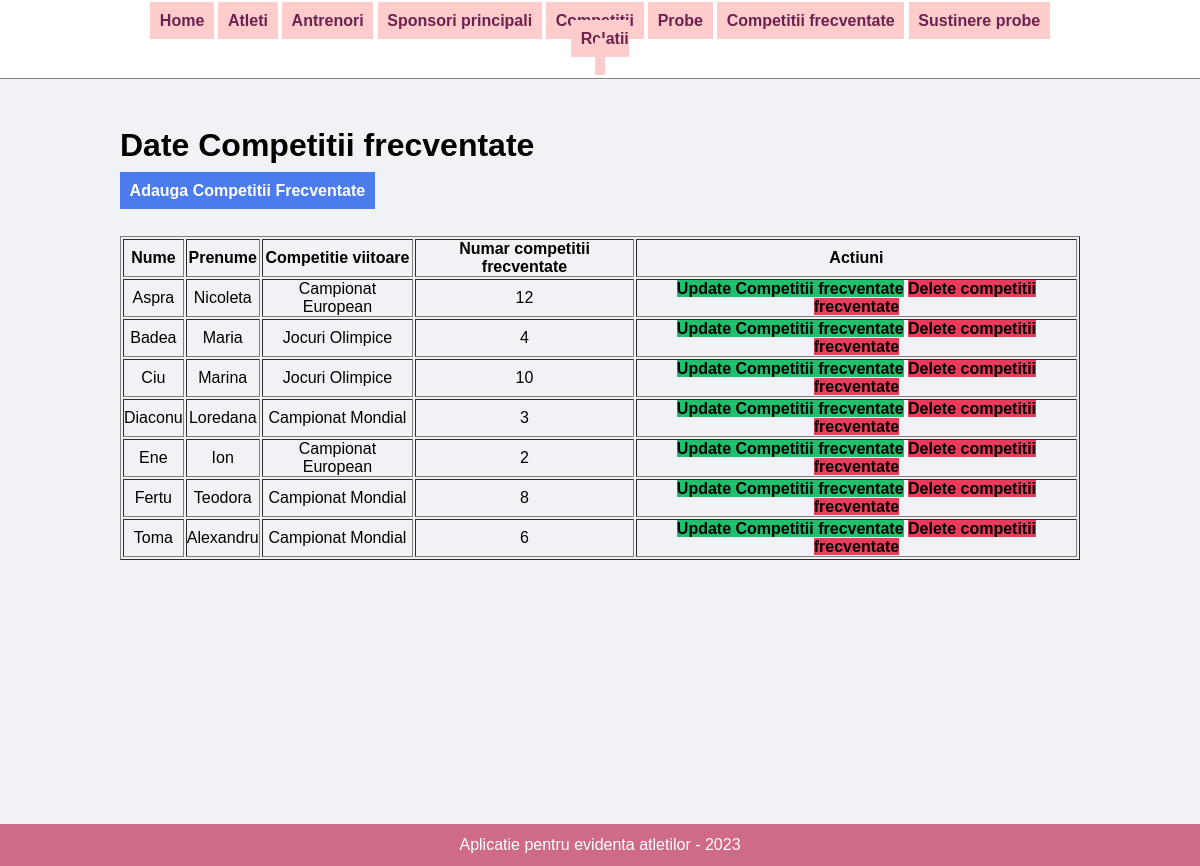
The app's page /competitii_frecventate.php with its own data.
### tables this page shows
CREATE TABLE `competitii_frecventate` (
  `AtletID` int(20) NOT NULL,
  `CompetitieID` int(20) NOT NULL,
  `Nr_competitii_frecventate` int(20) NOT NULL
);

CREATE TABLE `atleti` (
  `AtletID` int(20) NOT NULL,
  `ProbaID` int(20) NOT NULL,
  `SponsorID` int(20) NOT NULL,
  `Nume` varchar(50) NOT NULL,
  `Prenume` varchar(50) NOT NULL,
  `CNP` char(13) NOT NULL,
  `Data_nasterii` date NOT NULL,
  `Email` varchar(50) NOT NULL,
  `Telefon` varchar(20) DEFAULT NULL,
  `Strada` varchar(50) NOT NULL,
  `Numar` int(10) NOT NULL,
  `Oras` varchar(50) NOT NULL,
  `Judet` varchar(50) NOT NULL,
  `Club_sportiv` varchar(50) NOT NULL,
  `Sex` char(1) DEFAULT 'M'
);

CREATE TABLE `competitii` (
  `CompetitieID` int(20) NOT NULL,
  `Denumire` varchar(50) NOT NULL,
  `Data_competitie` date NOT NULL,
  `Taxa_participare` int(20) NOT NULL,
  `Oras` varchar(50) NOT NULL
);

### competitii_frecventate.php (the view, shortened to what this page needs)
<?php include('partials/meniu.php'); ?>
<div class="main-content">
    <div class="wrapper">
       <h1>Date Competitii frecventate</h1>
       <br />
<a href="insert_comp_frecv.php" class="btn-primary">Adauga Competitii Frecventate</a>
<br /> <br /> <br />
<?php
$query = "SELECT A.AtletID, C.CompetitieID, A.Nume, A.Prenume, C.Denumire, CF.Nr_competitii_frecventate
          FROM Competitii_frecventate CF INNER JOIN Atleti A ON (A.AtletID = CF.AtletID)
                                         INNER JOIN Competitii C ON (C.CompetitieID = CF.CompetitieID)
          GROUP BY A.Nume, A.Prenume, C.Denumire, CF.Nr_competitii_frecventate";
$result = mysqli_query($connection, $query);
$competitii_frecventate = [];
while($row = $result->fetch_assoc()) {
    $competitii_frecventate[] = $row;
}
?>
<table class="tbl-full", border = "1">
<tr>
<th>Nume</th>
<th>Prenume</th>
<th>Competitie viitoare</th>
<th>Numar competitii frecventate</th>
<th>Actiuni</th>
</tr>
<?php foreach ($competitii_frecventate as $comp_frecv):?>
<tr data-id="<?php echo $comp_frecv['AtletID']; ?>">
    <td><?php echo $comp_frecv['Nume']; ?></td>
    <td><?php echo $comp_frecv['Prenume']; ?></td>
    <td><?php echo $comp_frecv['Denumire']; ?></td>
    <td><?php echo $comp_frecv['Nr_competitii_frecventate']; ?></td>
    <td>
    <a href="<?php echo 'http://localhost/sport/'; ?>admin/update_comp_frecv.php?id=<?php echo $comp_frecv['AtletID']; ?>" class="btn-secondary">Update Competitii frecventate</a>
    <a href="<?php echo 'http://localhost/sport/'; ?>admin/delete_comp_frecv.php?id=<?php echo $comp_frecv['AtletID']; ?>" class="btn-danger">Delete competitii frecventate</a>
</td>
</tr>
<?php endforeach; ?>
</table>
<br /> <br /> <br />
<br /> <br /> <br />
<br /> <br /> <br />
<br /> <br /> <br />
</div>
</div>
<?php include('partials/footer.php'); ?>

### admin.css (style rules this page uses)
* { margin: 0; padding: 0; font-family:Verdana, Geneva, Tahoma, sans-serif; }
.wrapper { padding: 1%; width: 80%; margin: 0 auto; }
.tbl-full { width: 100%; text-align: center; }
.btn-primary { background-color: #4b7bec; padding: 1%; color: white; text-decoration: none; font-weight: bold; }
.btn-secondary { background-color: #20bf6b; color: black; text-decoration: none; font-weight: bold; }
.btn-danger { background-color: #eb3b5a; color: black; text-decoration: none; font-weight: bold; }
.main-content { background-color: #f1f2f6; padding: 3% 0; }

### records on screen
competitii_frecventate: AtletID.Nume "Aspra", AtletID.Prenume "Nicoleta", CompetitieID.Denumire "Campionat European", Nr_competitii_frecventate "12"
competitii_frecventate: AtletID.Nume "Badea", AtletID.Prenume "Maria", CompetitieID.Denumire "Jocuri Olimpice", Nr_competitii_frecventate "4"
competitii_frecventate: AtletID.Nume "Ciu", AtletID.Prenume "Marina", CompetitieID.Denumire "Jocuri Olimpice", Nr_competitii_frecventate "10"
competitii_frecventate: AtletID.Nume "Diaconu", AtletID.Prenume "Loredana", CompetitieID.Denumire "Campionat Mondial", Nr_competitii_frecventate "3"
competitii_frecventate: AtletID.Nume "Ene", AtletID.Prenume "Ion", CompetitieID.Denumire "Campionat European", Nr_competitii_frecventate "2"
competitii_frecventate: AtletID.Nume "Fertu", AtletID.Prenume "Teodora", CompetitieID.Denumire "Campionat Mondial", Nr_competitii_frecventate "8"
competitii_frecventate: AtletID.Nume "Toma", AtletID.Prenume "Alexandru", CompetitieID.Denumire "Campionat Mondial", Nr_competitii_frecventate "6"
